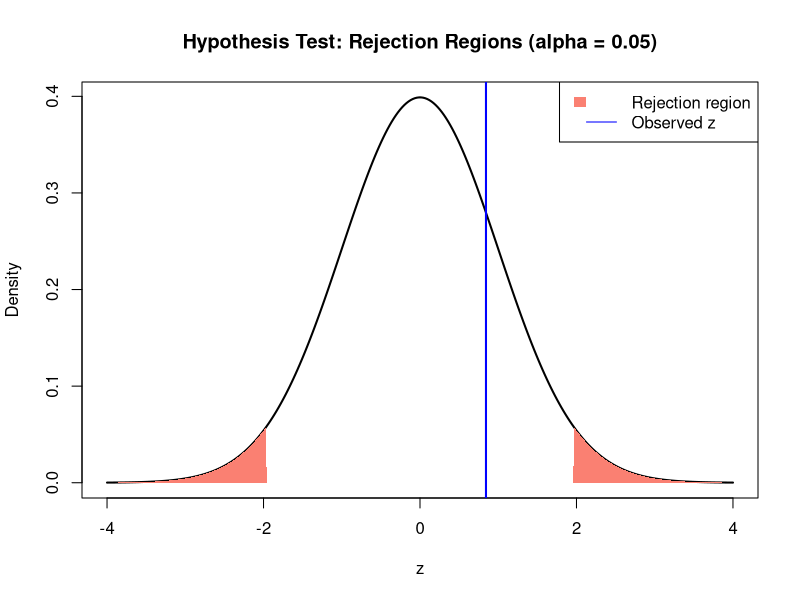

Write R code to recreate this figure.
# cimeanunknownsigma.R and hyptestmeanunknownsigma.r
# use the t-distribution because the population sigma is unknown. When sigma
# IS known, the correct approach uses the normal distribution (z) instead -
# R has no built-in "z.test", so it's done manually with qnorm()/pnorm().

sample_mean <- 3.02   # e.g. average package weight
sigma <- 0.15          # known population standard deviation
n <- 40
mu0 <- 3.00             # hypothesized population mean

# --- Confidence interval for the mean (sigma known) ---
error <- qnorm(0.975) * sigma / sqrt(n)   # 95% margin of error
lower_lim <- sample_mean - error
upper_lim <- sample_mean + error
list(lower_lim, upper_lim)

# --- Hypothesis test for the mean (sigma known), two-tailed ---
z_stat <- (sample_mean - mu0) / (sigma / sqrt(n))
p_value <- 2 * (1 - pnorm(abs(z_stat)))
list(z_stat = z_stat, p_value = p_value)

# --- chart: standard normal curve with the rejection region shaded and
# the observed z-statistic marked - the classic way to visualize this test ---
z_vals <- seq(-4, 4, length.out = 300)
d_vals <- dnorm(z_vals)
crit <- qnorm(0.975)  # two-tailed 5% critical value

plot(z_vals, d_vals, type = "l", lwd = 2,
     main = "Hypothesis Test: Rejection Regions (alpha = 0.05)",
     xlab = "z", ylab = "Density")
polygon(c(z_vals[z_vals <= -crit], -crit), c(d_vals[z_vals <= -crit], 0), col = "salmon", border = NA)
polygon(c(crit, z_vals[z_vals >= crit]), c(0, d_vals[z_vals >= crit]), col = "salmon", border = NA)
abline(v = z_stat, col = "blue", lwd = 2)
legend("topright", legend = c("Rejection region", "Observed z"),
       fill = c("salmon", NA), border = c(NA, NA), col = c(NA, "blue"), lty = c(NA, 1))
